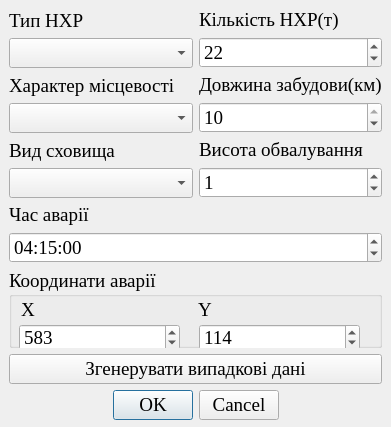
<?xml version="1.0" encoding="UTF-8"?>
<ui version="4.0">
 <class>CDO</class>
 <widget class="QDialog" name="CDO">
  <property name="geometry">
   <rect>
    <x>0</x>
    <y>0</y>
    <width>391</width>
    <height>427</height>
   </rect>
  </property>
  <property name="font">
   <font>
    <family>Times New Roman</family>
    <pointsize>14</pointsize>
   </font>
  </property>
  <property name="windowTitle">
   <string>Хімічно-небезпечний об'єкт</string>
  </property>
  <property name="modal">
   <bool>true</bool>
  </property>
  <widget class="QWidget" name="layoutWidget">
   <property name="geometry">
    <rect>
     <x>9</x>
     <y>9</y>
     <width>373</width>
     <height>411</height>
    </rect>
   </property>
   <layout class="QGridLayout" name="gridLayout_2">
    <item row="2" column="0">
     <widget class="QPushButton" name="random_button">
      <property name="text">
       <string>Згенерувати випадкові дані</string>
      </property>
     </widget>
    </item>
    <item row="3" column="0">
     <widget class="QDialogButtonBox" name="dialog_button_box">
      <property name="standardButtons">
       <set>QDialogButtonBox::Cancel|QDialogButtonBox::Ok</set>
      </property>
      <property name="centerButtons">
       <bool>true</bool>
      </property>
     </widget>
    </item>
    <item row="0" column="0">
     <layout class="QGridLayout" name="gridLayout">
      <item row="0" column="0">
       <layout class="QVBoxLayout" name="verticalLayout">
        <item>
         <widget class="QLabel" name="type_label">
          <property name="text">
           <string>Тип НХР</string>
          </property>
         </widget>
        </item>
        <item>
         <widget class="QComboBox" name="type_combo_box"/>
        </item>
       </layout>
      </item>
      <item row="0" column="1">
       <layout class="QVBoxLayout" name="verticalLayout_3">
        <item>
         <widget class="QLabel" name="count_label">
          <property name="text">
           <string>Кількість НХР(т)</string>
          </property>
         </widget>
        </item>
        <item>
         <widget class="QSpinBox" name="count_spin_box">
          <property name="minimum">
           <number>1</number>
          </property>
          <property name="maximum">
           <number>300</number>
          </property>
          <property name="value">
           <number>22</number>
          </property>
         </widget>
        </item>
       </layout>
      </item>
      <item row="1" column="0">
       <layout class="QVBoxLayout" name="verticalLayout_2">
        <item>
         <widget class="QLabel" name="locality_label">
          <property name="text">
           <string>Характер місцевості</string>
          </property>
         </widget>
        </item>
        <item>
         <widget class="QComboBox" name="locality_combo_box"/>
        </item>
       </layout>
      </item>
      <item row="1" column="1">
       <layout class="QVBoxLayout" name="verticalLayout_4">
        <item>
         <widget class="QLabel" name="length_label">
          <property name="text">
           <string>Довжина забудови(км)</string>
          </property>
         </widget>
        </item>
        <item>
         <widget class="QSpinBox" name="length_spin_box">
          <property name="maximum">
           <number>10</number>
          </property>
          <property name="value">
           <number>10</number>
          </property>
         </widget>
        </item>
       </layout>
      </item>
      <item row="2" column="0">
       <layout class="QVBoxLayout" name="verticalLayout_5">
        <item>
         <widget class="QLabel" name="shelter_label">
          <property name="text">
           <string>Вид сховища</string>
          </property>
         </widget>
        </item>
        <item>
         <widget class="QComboBox" name="shelter_combo_box"/>
        </item>
       </layout>
      </item>
      <item row="2" column="1">
       <layout class="QVBoxLayout" name="verticalLayout_6">
        <item>
         <widget class="QLabel" name="height_label">
          <property name="text">
           <string>Висота обвалування</string>
          </property>
         </widget>
        </item>
        <item>
         <widget class="QSpinBox" name="height_spin_box">
          <property name="maximum">
           <number>3</number>
          </property>
          <property name="value">
           <number>1</number>
          </property>
         </widget>
        </item>
       </layout>
      </item>
      <item row="3" column="0" colspan="2">
       <layout class="QVBoxLayout" name="verticalLayout_7">
        <item>
         <widget class="QLabel" name="time_label">
          <property name="lineWidth">
           <number>0</number>
          </property>
          <property name="text">
           <string>Час аварії</string>
          </property>
         </widget>
        </item>
        <item>
         <widget class="QTimeEdit" name="time_edit">
          <property name="currentSectionIndex">
           <number>0</number>
          </property>
          <property name="time">
           <time>
            <hour>4</hour>
            <minute>15</minute>
            <second>0</second>
           </time>
          </property>
         </widget>
        </item>
       </layout>
      </item>
     </layout>
    </item>
    <item row="1" column="0">
     <widget class="QGroupBox" name="groupBox">
      <property name="title">
       <string>Координати аварії</string>
      </property>
      <widget class="QLabel" name="x_label">
       <property name="geometry">
        <rect>
         <x>12</x>
         <y>30</y>
         <width>16</width>
         <height>21</height>
        </rect>
       </property>
       <property name="text">
        <string>X</string>
       </property>
      </widget>
      <widget class="QLabel" name="y_label">
       <property name="geometry">
        <rect>
         <x>189</x>
         <y>30</y>
         <width>16</width>
         <height>21</height>
        </rect>
       </property>
       <property name="text">
        <string>Y</string>
       </property>
      </widget>
      <widget class="QSpinBox" name="x_spin_box">
       <property name="geometry">
        <rect>
         <x>10</x>
         <y>55</y>
         <width>161</width>
         <height>27</height>
        </rect>
       </property>
       <property name="maximum">
        <number>9000000</number>
       </property>
       <property name="value">
        <number>583</number>
       </property>
      </widget>
      <widget class="QSpinBox" name="y_spin_box">
       <property name="geometry">
        <rect>
         <x>190</x>
         <y>55</y>
         <width>161</width>
         <height>27</height>
        </rect>
       </property>
       <property name="maximum">
        <number>9000000</number>
       </property>
       <property name="value">
        <number>114</number>
       </property>
      </widget>
     </widget>
    </item>
   </layout>
  </widget>
 </widget>
 <resources/>
 <connections/>
</ui>
